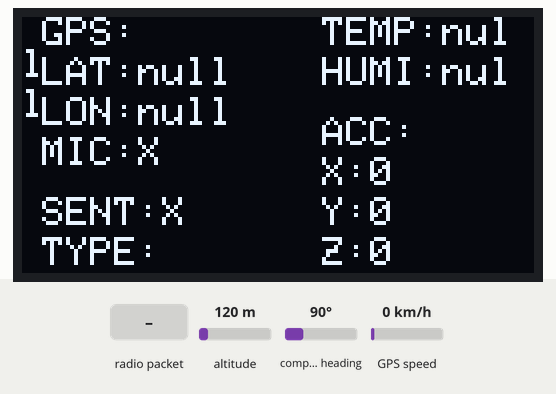
The program below on a simulated ESP32. Parts: 128×64 one-colour display. The inputs (shaded band) are chosen by the test bench; at power-on: altitude 120 m, compass heading 90°, GPS speed 0 km/h. The GPS gets a fix after 3 s at 37.7749, -122.4194 with 8 satellites; no radio packets arrive unless stated; what the program prints to the serial monitor is not drawn.

Above: at 1.2 s.
1.3 s: radio packet "Audio" arrives
At 4.5 s:
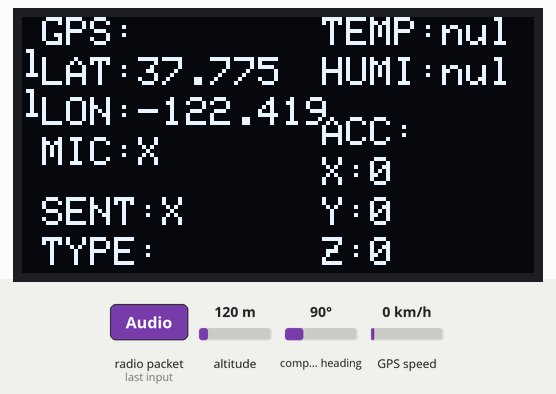
Timing chart, 0 to 6.0 s (numbered marks = the images above; inputs shaded):
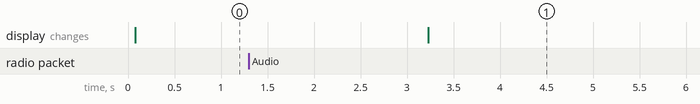

The program:

main.cpp
```cpp
#include <Arduino.h>
#include <Wire.h>
#include <esp_now.h>
#include <Adafruit_Sensor.h>
#include <Adafruit_ADXL345_U.h>
#include <Adafruit_GFX.h>
#include <Adafruit_SSD1306.h>
#include "MPU6050.h"
#include <TinyGPS++.h>
#include <WiFi.h>
#include "defs.h"
#include <LoRa.h>
#include <freertos/FreeRTOS.h>
#include <freertos/task.h>
#include <freertos/queue.h>

// Display settings
Adafruit_SSD1306 display(SCREEN_WIDTH, SCREEN_HEIGHT, &Wire, OLED_RESET);

// Data ready flags
volatile bool gpsFlag = false;
volatile bool accFlag = false;
volatile bool dhtFlag = false;
volatile bool audioFlag = false;

// Data to send
struct_gps_message readyGpsData;
struct_dht_message_received readyDhtData;
struct_acc_message_received readyAccData;
audio_packet readyAudioData;

// Display and variables
bool lastSendStatus = false;
String sentDataType = "";

// GPS and Serial variables
TinyGPSPlus gps;
HardwareSerial SerialGPS(1);

// Task handlers
TaskHandle_t GPSTaskHandle;
TaskHandle_t SendDataTaskHandle;
TaskHandle_t DisplayTaskHandle;

// Function Declerations
void sendData(uint8_t *data, size_t len);
void updateDisplay();
void initDisplay();
void initNetwork();
void initLora();
void onDataReceive(const uint8_t *mac_addr, const uint8_t *data, int len);

// Task Declarations
void GPSTask(void *parameter);
void SendDataTask(void *parameter);
void DisplayTask(void *parameter);

// Queue Handles
QueueHandle_t gpsQueue;
QueueHandle_t dhtQueue;
QueueHandle_t accQueue;
QueueHandle_t audioQueue;


void setup()
{
    Serial.begin(115200);
    while (!Serial)
        ; // Wait for the serial port to connect.
    initDisplay();
    SerialGPS.begin(9600, SERIAL_8N1, 34, -1);
    initNetwork();
    initLora();

    // Create queues
    gpsQueue = xQueueCreate(10, sizeof(struct_gps_message));
    dhtQueue = xQueueCreate(10, sizeof(struct_dht_message_received));
    accQueue = xQueueCreate(10, sizeof(struct_acc_message_received));
    audioQueue = xQueueCreate(20, sizeof(audio_packet));

    // Task creation
    xTaskCreate(GPSTask, "GPS Handling Task", 2048, NULL, 2, &GPSTaskHandle);
    xTaskCreate(SendDataTask, "Data Sending Task", 8192, NULL, 3, &SendDataTaskHandle);
    xTaskCreate(DisplayTask, "Display Update Task", 2048, NULL, 1, &DisplayTaskHandle);
}

void loop()
{
    // Empty loop
}

// Tasks
void GPSTask(void *parameter) {
    struct_gps_message gpsData;
    double lastLat = 0, lastLon = 0;
    while (true) {
        while (SerialGPS.available() > 0) {
            if (gps.encode(SerialGPS.read())) {
                if (gps.location.isValid() && (round(gps.location.lat() * 1000.0) / 1000.0 != lastLat || round(gps.location.lng() * 1000.0) / 1000.0 != lastLon)) {
                    lastLat = round(gps.location.lat() * 1000.0) / 1000.0;
                    lastLon = round(gps.location.lng() * 1000.0) / 1000.0;

                    gpsData.latitude = gps.location.lat();
                    gpsData.longitude = gps.location.lng();
                    gpsData.type = "GPS";
                    xQueueSend(gpsQueue, &gpsData, portMAX_DELAY);
                }
            }
        }
        vTaskDelay(pdMS_TO_TICKS(1000));
    }
}

void DisplayTask(void *parameter) {
    while (true) {
        updateDisplay();
        vTaskDelay(pdMS_TO_TICKS(500)); // Refresh every 500ms
    }
}

void SendDataTask(void *parameter) {
    struct_gps_message gpsData;
    struct_dht_message_received dhtData;
    struct_acc_message_received accData;
    audio_packet audioData;
    while (true) {
        if (xQueueReceive(gpsQueue, &gpsData, 0) == pdPASS) {
            sendData((uint8_t *)&gpsData, sizeof(gpsData));
        }
        if (xQueueReceive(dhtQueue, &dhtData, 0) == pdPASS) {
            sendData((uint8_t *)&dhtData, sizeof(dhtData));
        }
        if (xQueueReceive(accQueue, &accData, 0) == pdPASS) {
            sendData((uint8_t *)&accData, sizeof(accData));
        }
        if (xQueueReceive(audioQueue, &audioData, 0) == pdPASS) {
            sendData((uint8_t *)&audioData, sizeof(audioData));
        }
        vTaskDelay(pdMS_TO_TICKS(100));
    }
}

// Functions
void updateDisplay()
{
    display.clearDisplay();
    display.setTextSize(1);      // Normal 1:1 pixel scale
    display.setTextColor(WHITE); // Draw white text

    // GPS data headers and values (Top Left)
    display.setCursor(5, 0);
    display.print("GPS:");
    display.setCursor(5, 10);
    display.print("LAT:");
    display.print(gps.location.isValid() ? String(gps.location.lat(), 3) : "null");
    display.setCursor(5, 20);
    display.print("LON:");
    display.print(gps.location.isValid() ? String(gps.location.lng(), 3) : "null");
    display.setCursor(5, 30);
    display.print("MIC:");
    display.print(sentDataType == "Audio" ? "V" : "X");

    // Temperature and humidity data headers and values (Top Right)
    display.setCursor(75, 0); // Adjust the cursor to the top right
    display.print("TEMP:");
    display.print(readyDhtData.temp ? String((int)readyDhtData.temp) + "C" : "null");
    display.setCursor(75, 10);
    display.print("HUMI:");
    display.print(readyDhtData.humidity ? String((int)readyDhtData.humidity) + "%" : "null");

    // Send status and type (Bottom Left)
    display.setCursor(5, 45); // Move cursor to bottom left
    display.print("SENT:");
    display.print(lastSendStatus ? "V" : "X");
    display.setCursor(5, 55);
    display.print("TYPE:");
    display.print(sentDataType);

    // Accelerometer data headers and values (Bottom Right)
    display.setCursor(75, 25); // Move cursor to bottom right
    display.print("ACC:");
    display.setCursor(75, 35);
    display.print("X:");
    display.print(readyAccData.accelX ? String(readyAccData.accelX) : "0");
    display.setCursor(75, 45);
    display.print("Y:");
    display.print(readyAccData.accelY ? String(readyAccData.accelY) : "0");
    display.setCursor(75, 55);
    display.print("Z:");
    display.print(readyAccData.accelZ ? String(readyAccData.accelZ) : "0");

    display.display(); // Actually draw everything on the display
}

void sendData(uint8_t *data, size_t len)
{
    LoRa.beginPacket();
    LoRa.write(data, len);
    LoRa.endPacket();
}

void onDataReceive(const uint8_t *mac_addr, const uint8_t *data, int len) {
    if (len == sizeof(struct_dht_message_received) && ((struct_dht_message_received*)data)->type == "DHT") {
        Serial.println("Received DHT data");
        memcpy(&readyDhtData, data, sizeof(struct_dht_message_received));
        xQueueSend(dhtQueue, &readyDhtData, portMAX_DELAY);
    }
    else if (len == sizeof(struct_acc_message_received) && ((struct_acc_message_received*)data)->type == "ACC") {
        Serial.println("Received ACC data");
        memcpy(&readyAccData, data, sizeof(struct_acc_message_received));
        xQueueSend(accQueue, &readyAccData, portMAX_DELAY);
    }
    else if (len == sizeof(audio_packet) || ((audio_packet*)data)->type == "AUDIO") {
        memcpy(&readyAudioData, data, sizeof(audio_packet));
        xQueueSend(audioQueue, &readyAudioData, portMAX_DELAY);
        Serial.println("Received audio data of " + String(readyAudioData.audioSize) + " bytes, packet number: " + String(readyAudioData.packetNumber));
        if(((audio_packet*)data)->isFinalPacket){
            Serial.println("Final packet received");
        }
    }
    else {
        Serial.println("Received unknown data type");
    }
}

// Init Functions
void initDisplay(){
    Wire.begin(SCREEN_SDA, SCREEN_SCL);

    if (!display.begin(SSD1306_SWITCHCAPVCC, 0x3C))
    {
        Serial.println(F("SSD1306 allocation failed"));
        while (1)
            ;
    }

    display.clearDisplay();
    display.setTextSize(1);
    display.setTextColor(WHITE);
    display.setCursor(0, 0);
    Serial.println("Display initialized.");
}

void initNetwork(){
    WiFi.mode(WIFI_STA);
    if (esp_now_init() != ESP_OK) {
        Serial.println("Error initializing ESP-NOW");
        return;
    }
    esp_now_register_recv_cb(onDataReceive);
}

void initLora(){
    LoRa.setPins(RADIO_CS_PIN, RADIO_RST_PIN, RADIO_DIO0_PIN);
    if (!LoRa.begin(433E6)) {  // Change the frequency as per your region
    Serial.println("Starting LoRa failed!");
    while (1);
  }
}
```

defs.h
```cpp
// Display pins and settings
#define OLED_RESET -1
#define SCREEN_SDA 21
#define SCREEN_SCL 22
#define SCREEN_WIDTH 128 // OLED display width, in pixels
#define SCREEN_HEIGHT 64 // OLED display height, in pixels

// LoRa pins
#define RADIO_CS_PIN 18
#define RADIO_RST_PIN 23
#define RADIO_DIO0_PIN 26

// Audio Buffer Size
#define AUDIO_DATA_SIZE 219

struct __attribute__((packed)) struct_acc_message_received
{
    float accelX;
    float accelY;
    float accelZ;
    String type;
};

struct __attribute__((packed)) struct_dht_message_received
{
    float temp;
    float humidity;
    String type;
};

struct __attribute__((packed)) struct_gps_message
{
    float latitude;
    float longitude;
    String type;
};

typedef struct {
    char audioData[AUDIO_DATA_SIZE];
    uint16_t audioSize;
    char type[3];
    uint32_t packetNumber;
    int64_t startTime;
    bool isFinalPacket;
} audio_packet;
```
